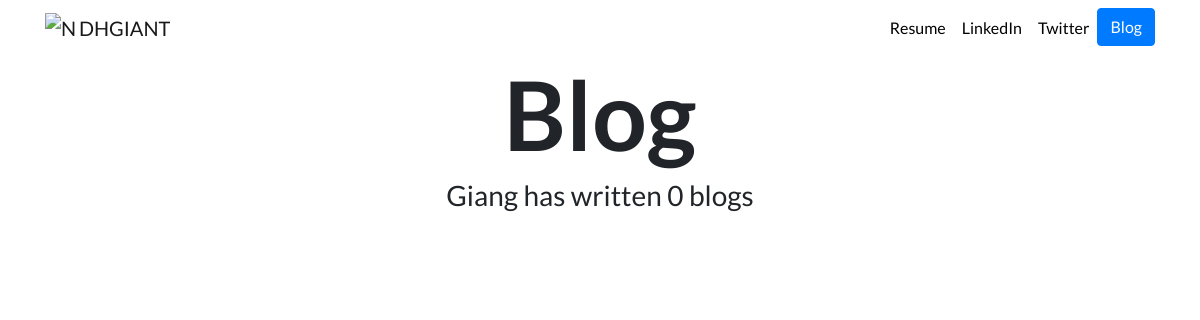
The page /blog/ on the database as committed earlier.
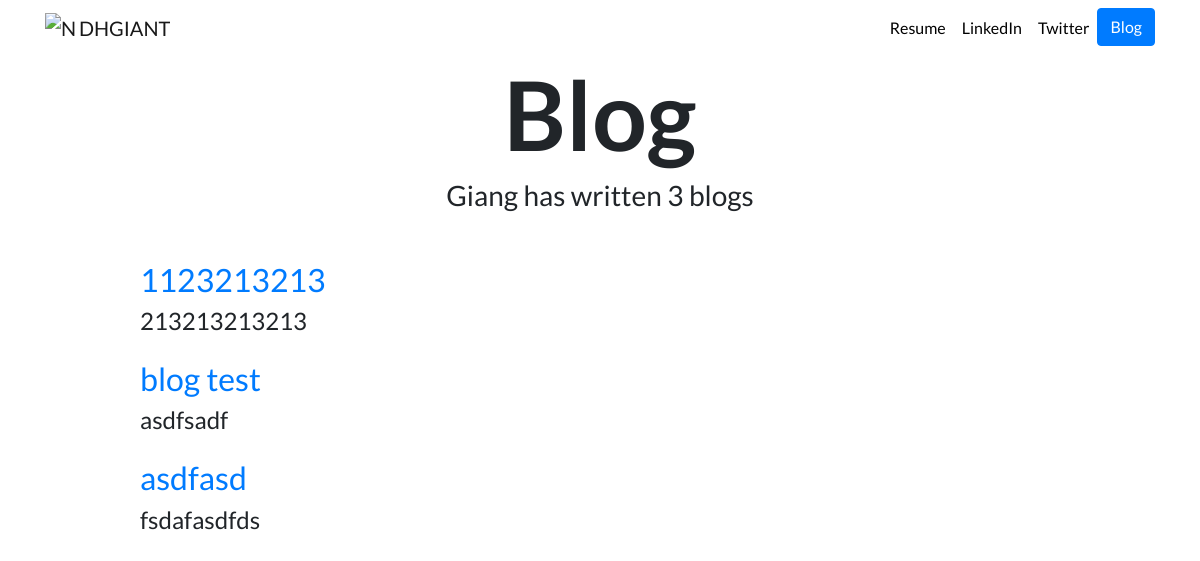
The same page on the database as committed later.
### blog/models.py (models this page shows, shortened)
class Blog(models.Model):
    title = models.CharField(max_length=200)
    description = models.TextField()
    date_created = models.DateField()

### blog/views.py (the view)
# urls.py: path('', views.all_blogs, name='all_blogs'),
def all_blogs(request):
    blogs = Blog.objects.order_by('-date_created')[:5]
    return render(request, 'blog/all_blogs.html', {'blogs': blogs})

### blog/templates/blog/all_blogs.html (shortened to what this page needs)
{% extends "portfolio/base.html" %}
{% load static %}
{% block content %}
<h1 id="blogtitle" class="font-weight-bold text-center">Blog</h1>
<h3 class="text-center mb-5">Giang has written {{ blogs.count }} blog{{ blogs.count|pluralize }}</h3>
{% for blog in blogs %}
<div class="row justify-content-center my-3">
  <div class="col-md-10">
    <a href="{% url 'blog:detail' blog.id %}">
      <h2>{{ blog.title }}</h2>
    </a>
    <h4>{{ blog.description|striptags|truncatechars:100 }}</h4>
  </div>
</div>
{% endfor %}
{% endblock %}

Rows that differ between the two databases and show on the page:
added Blog: title "1123213213", description "213213213213"
added Blog: title "blog test", description "asdfsadf"
added Blog: title "asdfasd", description "fsdafasdfds"
Other text that changed with them:
{{ blogs.count }}: "0" → "3"
